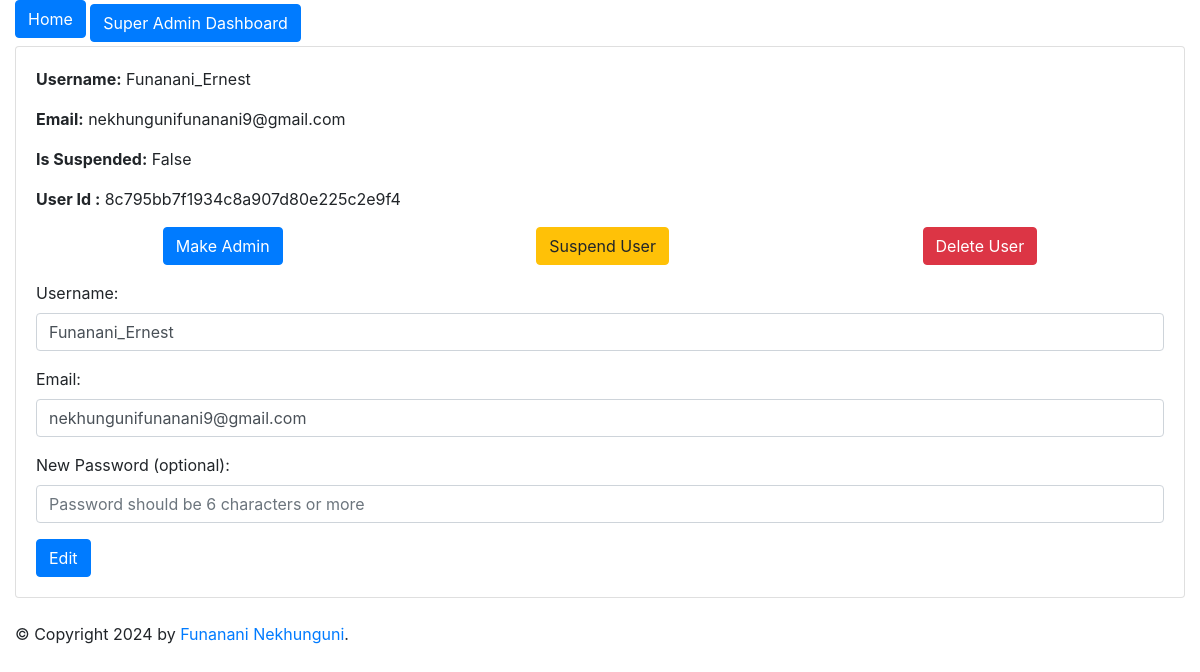
The page /admin (signed in) on the database as committed earlier.
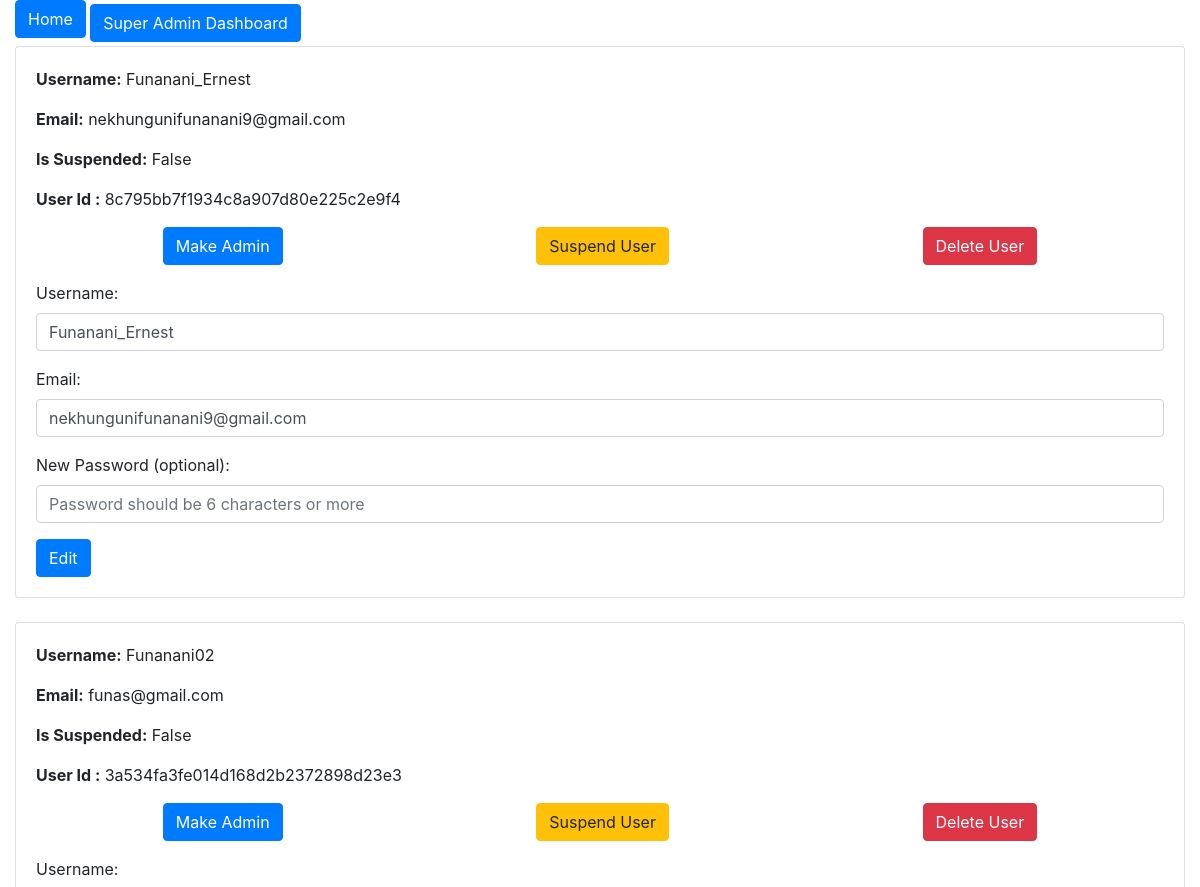
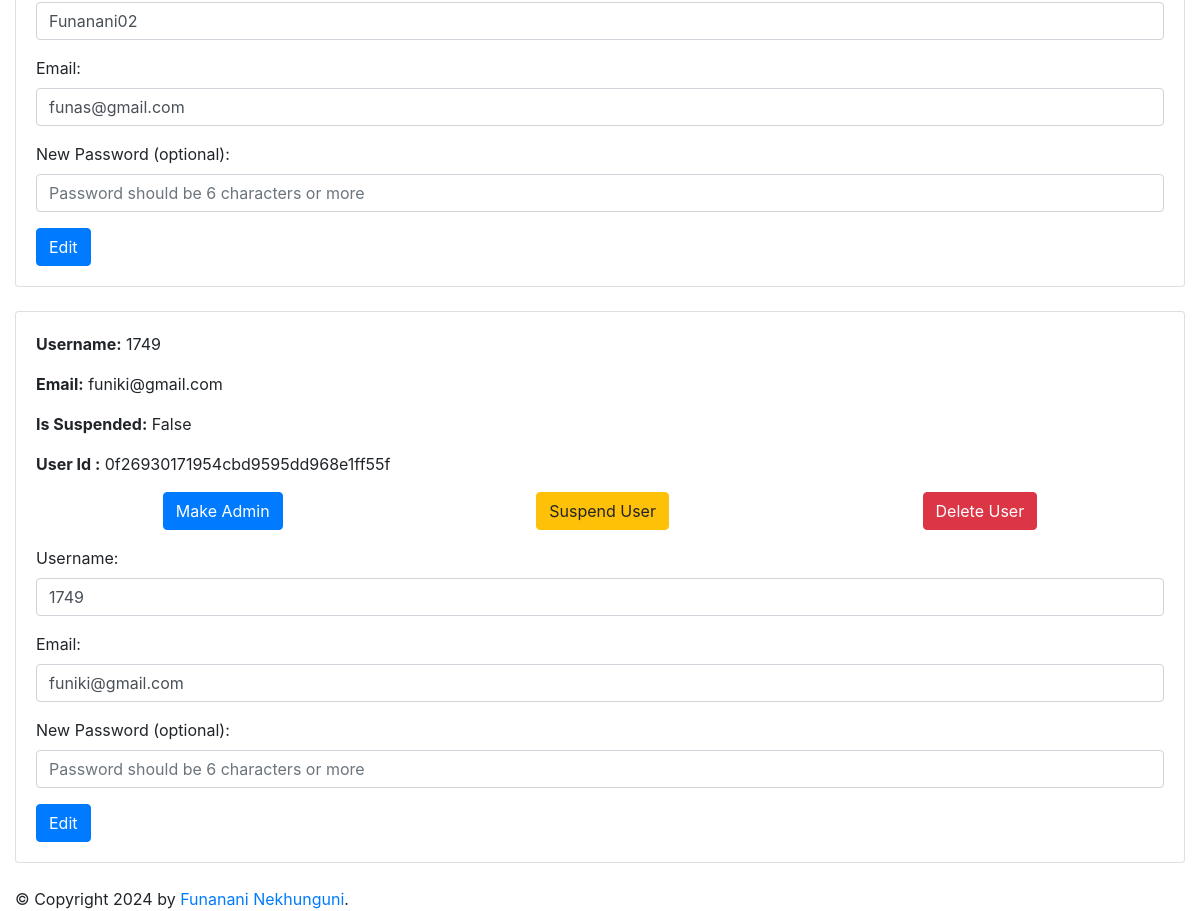
The same page on the database as committed later (2 pictures, top to bottom).
### models.py (models this page shows)
class User(db.Model):
    __tablename__ = 'users'
    id = db.Column(db.String(32) , primary_key=True , unique=True , default=get_uuid)
    email = db.Column(db.String(345), unique=True)
    username = db.Column(db.Text ,unique=True , nullable=False)
    password = db.Column(db.Text , nullable=False)
    is_suspended = db.Column(db.Boolean , nullable=False ,default= False )
    login_attempt = db.Column(db.Integer , nullable=False ,default= 0 )

### main.py (the view)
@app.route('/admin' , methods=['GET','POST','PUT','DELETE'])
def adminpage():
    resp = admin( session , AdminUser , User , request, jsonify , db ,bcrypt)
    return resp

### routes/admin.py (called while the page is built, shortened)
def admin( session , AdminUser , User , request , jsonify, db ,bcrypt):
    user_id = session.get("user_id")
    if user_id is None:
        flash("session expired please login")
        return redirect(url_for('signin'))
    admin_user = AdminUser.query.filter_by(id=user_id).first()
    if admin_user is None:
        return redirect(url_for('homepage'))
    isSuperAdmin = False
    if admin_user.AccessLevel == 'SuperAdmin':
        isSuperAdmin = True
    if request.method == 'GET':
        all_users = User.query.all()
        users = []
        for user in all_users:
            isAdmin = AdminUser.query.filter_by(id=user.id).first()
            if isAdmin is None:
                users.append(user)
        return render_template('admin.html' , users = users , isSuperAdmin= isSuperAdmin)

### templates/admin.html (shortened to what this page needs)
{% extends "base.html" %}
{% block content %}
  <div>
    <a href="/home" class="btn btn-primary mb-2">Home</a>
    {% if isSuperAdmin %}
      <a href="/superadmin" class="btn btn-primary">Super Admin Dashboard</a>
    {% endif %}
  </div>
  <div>
    {% for user in users %}
        <div class="card">
          <div class="card-body">
            <div class="card-text">
              <p><strong>Username:</strong> {{ user.username }}</p>
              <p><strong>Email:</strong> {{ user.email }}</p>
              <p><strong>Is Suspended:</strong> {{ user.is_suspended }}</p>
              <p><strong>User Id :</strong> {{ user.id }}</p>
            </div>
            <div style="display: flex; justify-content: space-around;">
                {% if isSuperAdmin %}
                  <div>
                    <form action="/superadmin" method="post" class="mb-3">
                      <button type="submit" class="btn btn-primary">Make Admin</button>
                    </form>
                  </div>
                  {% endif %}
                  {% if user.is_suspended %}
                    <div class="mb-3">
                      <form action="/suspend" method="post">
                        <input type="hidden" value="{{ user.id }}" name="id">
                        <button type="submit" class="btn btn-success">Reinstate User</button>
                      </form>
                    </div>
                  {% else %}
                    <div class="mb-3">
                      <form action="/suspend" method="post">
                        <button type="submit" class="btn btn-warning">Suspend User</button>
                      </form>
                    </div>
                  {% endif %}
                  <div class="mb-3">
                    <form action="/admin" method="post" class="deleteForm">
                      <button type="submit" class="btn btn-danger">Delete User</button>
                    </form>
                  </div>
             </div>
             <div>
                  <form action="/admin" method="post" class="editForm">
                    <div class="mb-3">
                      <label for="username" class="form-label">Username:</label>
                      <input type="text" class="form-control" id="username" value="{{ user.username }}" placeholder="Enter new username" name="username">
                    </div>
                    <div class="mb-3">
                      <label for="email" class="form-label">Email:</label>
                      <input type="email" class="form-control" id="email" value="{{ user.email }}" placeholder="Enter new email" name="email">
                    </div>
                    <div class="mb-3">
                      <label for="password" class="form-label">New Password (optional):</label>
                      <input type="password" class="form-control" id="password" placeholder="Password should be 6 characters or more" name="password">
                    </div>
                    <button type="submit" class="btn btn-primary">Edit</button>
                  </form>
                </div>
          </div>
        </div>
        <br/>
    {% endfor %}
  </div>
{% endblock %}

### templates/base.html (shortened to what this page needs)
<!doctype html>
<html>
  <head>
    {% block styles %}
  <link rel="stylesheet" href="https://stackpath.bootstrapcdn.com/bootstrap/4.5.2/css/bootstrap.min.css">
{% endblock %}
  </head>
  <body>
    <div id="content" class="container-fluid">{% block content %}{% endblock %}</div>
    <div id="footer">
      {% block footer %}
      &copy; Copyright 2024 by <a href="http://domain.invalid/">Funanani Nekhunguni</a>.
      {% endblock %}
    </div>
  </body>
</html>

Rows that differ between the two databases and show on the page:
added User: username "Funanani02", email "funas@gmail.com", is_suspended "False", id "3a534fa3fe014d168d2b2372898d23e3"
added User: username "1749", email "funiki@gmail.com", is_suspended "False", id "0f26930171954cbd9595dd968e1ff55f"
